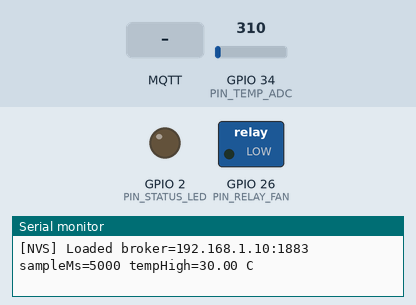
Simulated run of this sketch. Board: ESP32. Parts: switched loads named in the sketch (green lamp = pin HIGH), output pins drawn as LEDs (lit = HIGH), the last lines printed to the serial monitor. Inputs (shaded band) come from the test bench; at power-on: GPIO 34 (PIN_TEMP_ADC) = 310 (analog values on the 0–4095 scale). WiFi joins after 1.5 s; servers stay silent unless stated; the local clock reads 2024-03-15 10:24:30 at power-on unless the sketch sets it; random numbers use the default seed unless the sketch sets one; EEPROM starts erased; no MQTT or app messages arrive unless stated.

Above: at 1.4 s.
1.5 s: MQTT message "temp_high_c" arrives on the first subscribed topic
At 3.1 s:
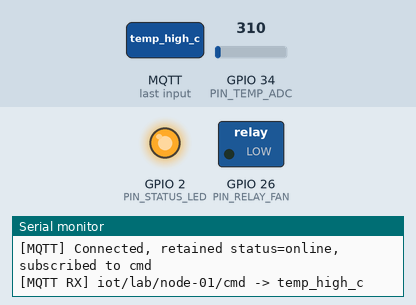
3.4 s: MQTT message "0" arrives on the first subscribed topic
4.9 s: MQTT message "on" arrives on the first subscribed topic
Timing chart, 0 to 7.9 s (numbered marks = the images above; inputs shaded):
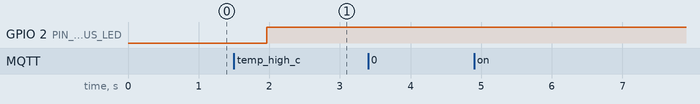

The sketch:

connected_env_capstone.ino
```cpp
// Chapter 20 Capstone: Connected Environmental Monitoring System (ESP32)
// Fitur terintegrasi:
// 1. NVS Preferences untuk parameter lokal & fallback offline
// 2. Akuisisi ADC1 + Kontrol Histeresis Lokal (fail-safe tanpa bergantung jaringan)
// 3. Wi-Fi STA FSM + Full-Jitter Exponential Backoff (esp_random)
// 4. HTTP Client GET config dengan timeout & fallback ke NVS
// 5. SNTP UTC time sync + Ring Buffer statis (32 slot) + Batch Replay non-blocking
// 6. MQTT PubSubClient: JSON telemetry, Retained Status + LWT, & remote command

#include <Arduino.h>
#include <HTTPClient.h>
#include <Preferences.h>
#include <PubSubClient.h>
#include <WiFi.h>
#include <time.h>

#include "config.h"

struct TelemetryFrame {
  uint32_t seqId;
  uint64_t timestamp;
  bool timeSynced;
  float tempC;
  float tempHighC;
  bool relayOn;
};

struct DeviceConfig {
  char ssid[33];
  char pass[65];
  char brokerHost[64];
  uint16_t brokerPort;
  char configUrl[128];
  uint32_t sampleMs;
  float tempHighC;
  float tempHystC;
};

Preferences prefs;
WiFiClient tcpClient;
PubSubClient mqtt(tcpClient);
DeviceConfig cfg;

TelemetryFrame ringBuf[CAPSTONE_RING_CAPACITY];
size_t ringHead = 0;
size_t ringTail = 0;
size_t ringCount = 0;
uint32_t droppedOldest = 0;
uint32_t seqCounter = 0;

bool relayState = false;
bool httpConfigFetched = false;
unsigned long lastSampleMs = 0;
unsigned long nextWifiRetryMs = 0;
unsigned long nextMqttRetryMs = 0;
uint8_t wifiAttempts = 0;
uint8_t mqttAttempts = 0;

// Topik MQTT terstruktur
char topicTelemetry[64];
char topicStatus[64];
char topicCmd[64];

bool isTimeSynced() {
  time_t now = 0;
  time(&now);
  return now >= VALID_EPOCH_MIN;
}

unsigned long computeFullJitterMs(uint8_t attempt, unsigned long baseMs = 1000, unsigned long capMs = 60000) {
  uint8_t expVal = attempt > 6 ? 6 : attempt;
  unsigned long maxWait = baseMs << expVal;
  if (maxWait > capMs) {
    maxWait = capMs;
  }
  return esp_random() % (maxWait + 1);
}

void loadConfigFromNvs() {
  prefs.begin("capstone", true);
  String s = prefs.getString("ssid", DEFAULT_WIFI_SSID);
  String p = prefs.getString("pass", DEFAULT_WIFI_PASS);
  String b = prefs.getString("broker", DEFAULT_BROKER_HOST);
  String u = prefs.getString("cfgUrl", DEFAULT_HTTP_CONFIG_URL);

  strlcpy(cfg.ssid, s.c_str(), sizeof(cfg.ssid));
  strlcpy(cfg.pass, p.c_str(), sizeof(cfg.pass));
  strlcpy(cfg.brokerHost, b.c_str(), sizeof(cfg.brokerHost));
  strlcpy(cfg.configUrl, u.c_str(), sizeof(cfg.configUrl));

  cfg.brokerPort = prefs.getUShort("bPort", DEFAULT_BROKER_PORT);
  cfg.sampleMs = prefs.getULong("sampleMs", DEFAULT_SAMPLE_MS);
  cfg.tempHighC = prefs.getFloat("tempHigh", DEFAULT_TEMP_HIGH_C);
  cfg.tempHystC = prefs.getFloat("tempHyst", DEFAULT_TEMP_HYST_C);
  prefs.end();

  Serial.printf("[NVS] Loaded broker=%s:%u sampleMs=%lu tempHigh=%.2f C\n",
                cfg.brokerHost, cfg.brokerPort, static_cast<unsigned long>(cfg.sampleMs), cfg.tempHighC);
}

void saveRuntimeThresholdsToNvs() {
  prefs.begin("capstone", false);
  prefs.putULong("sampleMs", cfg.sampleMs);
  prefs.putFloat("tempHigh", cfg.tempHighC);
  prefs.end();
}

void pushRingFrame(const TelemetryFrame& f) {
  if (ringCount == CAPSTONE_RING_CAPACITY) {
    ringHead = (ringHead + 1) % CAPSTONE_RING_CAPACITY;
    ringCount--;
    droppedOldest++;
  }
  ringBuf[ringTail] = f;
  ringTail = (ringTail + 1) % CAPSTONE_RING_CAPACITY;
  ringCount++;
}

float readMappedTempC() {
  // Baca rata-rata 4 sampel ADC1 agar stabil; petakan 0..4095 -> 18.0..42.0 C
  uint32_t sum = 0;
  for (int i = 0; i < 4; i++) {
    sum += analogRead(PIN_TEMP_ADC);
  }
  float avgRaw = sum / 4.0f;
  return 18.0f + (avgRaw / 4095.0f) * 24.0f;
}

void updateLocalHysteresis(float tempC) {
  if (!relayState && tempC >= cfg.tempHighC) {
    relayState = true;
    Serial.printf("[CTRL] Local fail-safe ON (%.2f >= %.2f C)\n", tempC, cfg.tempHighC);
  } else if (relayState && tempC <= (cfg.tempHighC - cfg.tempHystC)) {
    relayState = false;
    Serial.printf("[CTRL] Local fail-safe OFF (%.2f <= %.2f C)\n", tempC, cfg.tempHighC - cfg.tempHystC);
  }
  digitalWrite(PIN_RELAY_FAN, relayState ? HIGH : LOW);
}

void syncHttpConfigOnce() {
  if (httpConfigFetched || WiFi.status() != WL_CONNECTED) {
    return;
  }
  HTTPClient http;
  http.setTimeout(2500);
  if (!http.begin(cfg.configUrl)) {
    Serial.println("[HTTP] http.begin() gagal, pakai config NVS.");
    httpConfigFetched = true;
    return;
  }
  int code = http.GET();
  if (code == HTTP_CODE_OK) {
    String body = http.getString();
    // Parser ringan tanpa alokasi berat untuk "temp_high_c"
    int idx = body.indexOf("\"temp_high_c\"");
    if (idx >= 0) {
      int colon = body.indexOf(':', idx);
      if (colon >= 0) {
        float val = body.substring(colon + 1).toFloat();
        if (val >= 15.0f && val <= 60.0f) {
          cfg.tempHighC = val;
          saveRuntimeThresholdsToNvs();
          Serial.printf("[HTTP] Config updated tempHighC=%.2f C\n", cfg.tempHighC);
        }
      }
    }
  } else {
    Serial.printf("[HTTP] GET %s gagal (code=%d), fallback NVS.\n", cfg.configUrl, code);
  }
  http.end();
  httpConfigFetched = true;
}

void onMqttMessage(char* topic, byte* payload, unsigned int length) {
  char msg[128];
  size_t copyLen = length < sizeof(msg) - 1 ? length : sizeof(msg) - 1;
  memcpy(msg, payload, copyLen);
  msg[copyLen] = '\0';

  Serial.printf("[MQTT RX] %s -> %s\n", topic, msg);
  if (strcmp(topic, topicCmd) == 0) {
    const char* keyPos = strstr(msg, "temp_high_c");
    if (keyPos != nullptr) {
      const char* colon = strchr(keyPos, ':');
      if (colon != nullptr) {
        float newVal = strtof(colon + 1, nullptr);
        if (newVal >= 15.0f && newVal <= 60.0f) {
          cfg.tempHighC = newVal;
          saveRuntimeThresholdsToNvs();
          Serial.printf("[CMD] Updated threshold tempHighC=%.2f C (saved to NVS)\n", cfg.tempHighC);
        } else {
          Serial.println("[CMD] Rejected out-of-range temp_high_c (valid: 15..60 C)");
        }
      }
    }
  }
}

bool publishFrameMqtt(const TelemetryFrame& f) {
  if (!mqtt.connected()) {
    return false;
  }
  char json[220];
  int len = snprintf(
    json,
    sizeof(json),
    "{\"dev\":\"%s\",\"seq\":%lu,\"ts\":%llu,\"synced\":%s,\"temp\":%.2f,\"th\":%.2f,\"relay\":%s,\"q\":%u,\"drop\":%lu}",
    DEVICE_ID,
    static_cast<unsigned long>(f.seqId),
    static_cast<unsigned long long>(f.timestamp),
    f.timeSynced ? "true" : "false",
    f.tempC,
    f.tempHighC,
    f.relayOn ? "true" : "false",
    static_cast<unsigned int>(ringCount),
    static_cast<unsigned long>(droppedOldest)
  );
  if (len <= 0 || len >= static_cast<int>(sizeof(json))) {
    return false;
  }
  return mqtt.publish(topicTelemetry, json);
}

void handleMqttReconnect(unsigned long nowMs) {
  if (mqtt.connected() || WiFi.status() != WL_CONNECTED) {
    return;
  }
  if (static_cast<long>(nowMs - nextMqttRetryMs) < 0) {
    return;
  }

  Serial.printf("[MQTT] Connecting to %s:%u ...\n", cfg.brokerHost, cfg.brokerPort);
  // Hubungkan dengan LWT retained "offline"
  bool ok = mqtt.connect(DEVICE_ID, nullptr, nullptr, topicStatus, 1, true, "offline");
  if (ok) {
    mqttAttempts = 0;
    mqtt.publish(topicStatus, "online", true);
    mqtt.subscribe(topicCmd, 1);
    Serial.println("[MQTT] Connected, retained status=online, subscribed to cmd");
  } else {
    unsigned long waitMs = computeFullJitterMs(mqttAttempts, 1000, 30000);
    if (mqttAttempts < 8) mqttAttempts++;
    nextMqttRetryMs = nowMs + waitMs;
    Serial.printf("[MQTT] Failed rc=%d, retry in %lu ms\n", mqtt.state(), waitMs);
  }
}

void setup() {
  Serial.begin(115200);
  delay(200);

  pinMode(PIN_RELAY_FAN, OUTPUT);
  pinMode(PIN_STATUS_LED, OUTPUT);
  pinMode(PIN_REPROV_BTN, INPUT_PULLUP);
  analogReadResolution(12);

  snprintf(topicTelemetry, sizeof(topicTelemetry), "iot/lab/%s/telemetry", DEVICE_ID);
  snprintf(topicStatus, sizeof(topicStatus), "iot/lab/%s/status", DEVICE_ID);
  snprintf(topicCmd, sizeof(topicCmd), "iot/lab/%s/cmd", DEVICE_ID);

  loadConfigFromNvs();

  WiFi.mode(WIFI_STA);
  WiFi.begin(cfg.ssid, cfg.pass);
  configTime(0, 0, NTP_SERVER_PRIMARY, NTP_SERVER_SECONDARY);

  mqtt.setServer(cfg.brokerHost, cfg.brokerPort);
  mqtt.setBufferSize(512);
  mqtt.setKeepAlive(30);
  mqtt.setCallback(onMqttMessage);
}

void loop() {
  unsigned long nowMs = millis();

  // 1. Akuisisi sensor + kontrol histeresis lokal (selalu berjalan walau jaringan mati!)
  if (static_cast<long>(nowMs - lastSampleMs) >= static_cast<long>(cfg.sampleMs)) {
    lastSampleMs = nowMs;
    float tempC = readMappedTempC();
    updateLocalHysteresis(tempC);

    time_t epochNow = 0;
    time(&epochNow);
    bool synced = isTimeSynced();

    TelemetryFrame frame;
    frame.seqId = ++seqCounter;
    frame.timestamp = synced ? static_cast<uint64_t>(epochNow) : static_cast<uint64_t>(nowMs);
    frame.timeSynced = synced;
    frame.tempC = tempC;
    frame.tempHighC = cfg.tempHighC;
    frame.relayOn = relayState;

    pushRingFrame(frame);
  }

  // 2. Kelola Wi-Fi STA dengan Full-Jitter Backoff
  if (WiFi.status() != WL_CONNECTED) {
    digitalWrite(PIN_STATUS_LED, LOW);
    if (static_cast<long>(nowMs - nextWifiRetryMs) >= 0) {
      unsigned long waitMs = computeFullJitterMs(wifiAttempts, 1000, 60000);
      if (wifiAttempts < 10) wifiAttempts++;
      nextWifiRetryMs = nowMs + waitMs;
      WiFi.reconnect();
    }
    return;
  }

  wifiAttempts = 0;
  digitalWrite(PIN_STATUS_LED, mqtt.connected() ? HIGH : LOW);

  // 3. Sinkronisasi konfigurasi HTTP sekali setelah Wi-Fi aktif
  syncHttpConfigOnce();

  // 4. Kelola koneksi & loop MQTT
  handleMqttReconnect(nowMs);
  mqtt.loop();

  // 5. Kuras ring buffer secara bertahap (non-blocking drain)
  size_t drained = 0;
  while (mqtt.connected() && ringCount > 0 && drained < CAPSTONE_MAX_DRAIN_PER_TICK) {
    if (!publishFrameMqtt(ringBuf[ringHead])) {
      break;
    }
    ringHead = (ringHead + 1) % CAPSTONE_RING_CAPACITY;
    ringCount--;
    drained++;
  }
}
```

config.h
```cpp
#pragma once

#include <Arduino.h>

// Pemetaan Pin ESP32 (aman terhadap Wi-Fi & strapping pins)
constexpr int PIN_TEMP_ADC = 34;     // ADC1_CH6 (input only, aman saat Wi-Fi aktif)
constexpr int PIN_RELAY_FAN = 26;    // Aktuator kipas / indikator relay lokal
constexpr int PIN_STATUS_LED = 2;    // LED status konektivitas
constexpr int PIN_REPROV_BTN = 27;   // Tombol reset/re-sync konfigurasi lokal (INPUT_PULLUP)

// Konfigurasi default NVS & Fallback Lokal
constexpr const char* DEFAULT_WIFI_SSID = "Wokwi-GUEST";
constexpr const char* DEFAULT_WIFI_PASS = "";
constexpr const char* DEFAULT_BROKER_HOST = "192.168.1.10";
constexpr uint16_t DEFAULT_BROKER_PORT = 1883;
constexpr const char* DEFAULT_HTTP_CONFIG_URL = "http://192.168.1.10:8080/api/v1/config/node-01";
constexpr const char* DEVICE_ID = "node-01";

constexpr uint32_t DEFAULT_SAMPLE_MS = 5000;
constexpr float DEFAULT_TEMP_HIGH_C = 30.0f;
constexpr float DEFAULT_TEMP_HYST_C = 1.5f;

// Kapasitas Offline Ring Buffer & Batas Drain
constexpr size_t CAPSTONE_RING_CAPACITY = 32;
constexpr size_t CAPSTONE_MAX_DRAIN_PER_TICK = 4;

// Parameter SNTP
constexpr const char* NTP_SERVER_PRIMARY = "pool.ntp.org";
constexpr const char* NTP_SERVER_SECONDARY = "time.google.com";
constexpr time_t VALID_EPOCH_MIN = 1704067200; // 2024-01-01T00:00:00Z
```
